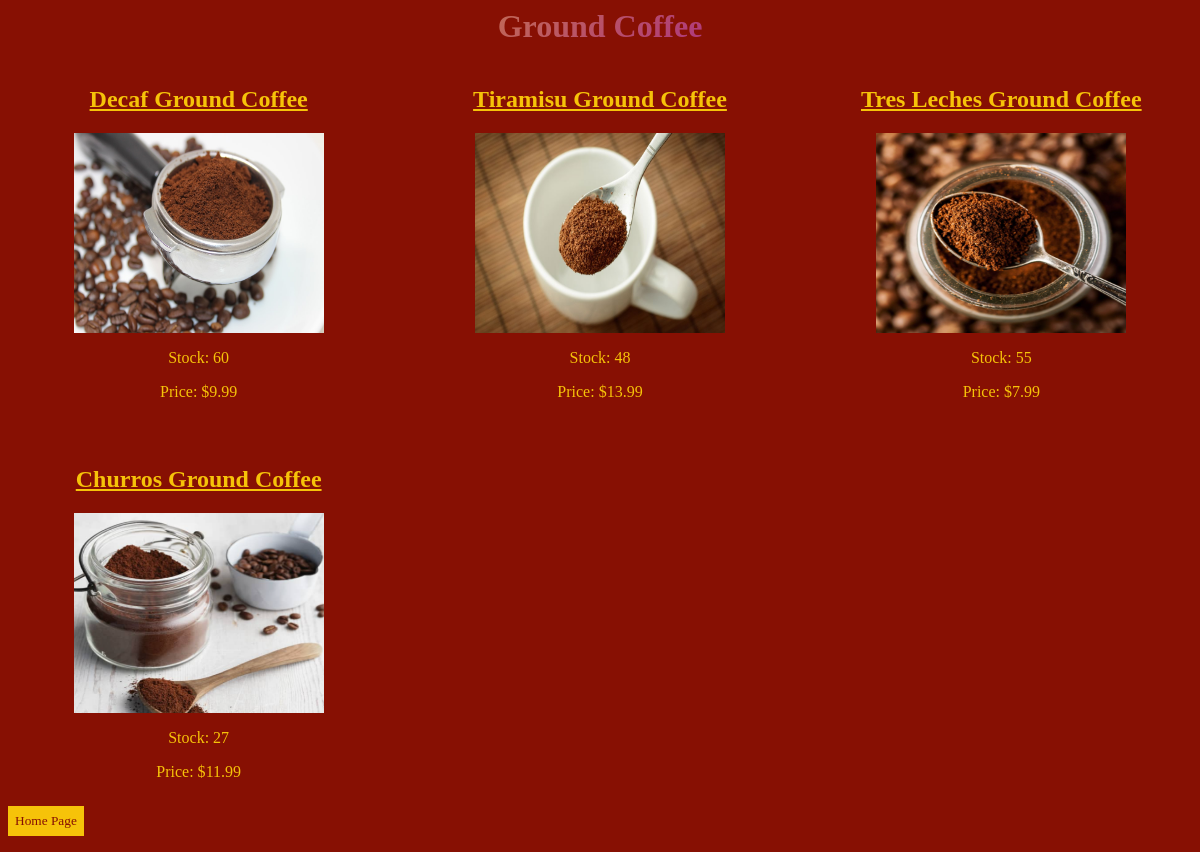
/groundcoffee, run on the app's committed database.
### tables this page shows
CREATE TABLE product (
  id        integer not null PRIMARY KEY,
  name       varchar(50) not null,
  price       integer not null,
  stock       integer not null,
  category_id    integer not null,
  pic   varchar not null,
  description varchar not null,
  FOREIGN KEY (category_id) REFERENCES category(id)
);

### main.py (the view)
@app.route('/groundcoffee', methods=['GET', 'POST'])
def groundcoffee():
  if request.method == "GET":
    connection = sqlite3.connect("myDatabase.db")
    connection.row_factory = sqlite3.Row
    cur = connection.cursor()
    cur.execute("select * from product where category_id is 11")
    connection.commit()
    grndcafe = cur.fetchall()
    connection.commit()
    return render_template("groundcoffee.html", grndcafe = grndcafe)
  if request.method == 'POST':
    return redirect('/')

### templates/groundcoffee.html (shortened to what this page needs)
<html>
  <head>
    <link href="/static/style.css" rel="stylesheet" type="text/css" />
  </head>
  <body>
    <center>
    <h1 class = "sameen"> Ground Coffee </h1>
    </center>
       <div id="grid">
     {% for gc in grndcafe: %}
    <div class="product">
        <a href="/prod/{{gc['id']}}" class="link"> <h2>{{ gc['name'] }}</h2> </a>
         <img src= "{{ gc['pic'] }}" alt="Italian" width="250"
     height="200">
      {% if gc['stock'] == 0 %}
        <p>Out of Stock!</p>
        <p>Price: ${{ gc['price'] }}</p>
      {% else %}
        <p>Stock: {{ gc['stock'] }}</p>
        <p>Price: ${{ gc['price'] }}</p>
      {% endif %}
    </div>
  {% endfor %}
</div>
      <form action = "/groundcoffee"  method = "POST" >
    <button type="submit">Home Page</button>
    </form>
  </body>
</html>

### static/style.css (style rules this page uses)
.sameen { background-image: linear-gradient( -225deg, #e7ca08 0%, #a41e92 29%, #f6c309 67%, #c1bb15 100% ); background-clip: border-box; background-size: 250% auto; color: #c9bbbb; background-clip: text; -webkit-background-clip: text; -webkit-text-fill-color: transparent; animation: textanimation 1.5s linear infinite; animation-direction: alternate-reverse; }
h1 { animation-name: bckground; animation-duration: 9s; animation-iteration-count: infinite; font-family: Lucida Handwriting, Cursive; }
body { background-color: #871003; color: #f6c309; font-family:Lucida Handwriting, Cursive; }
p { color: #f6c309; font-family: Papyrus, Copperplate, Fantasy; }
button { background-color: #f6c309; color: #871003; padding: 5px 5px; font-family:Lucida Handwriting, Cursive; }
button[type="submit"] { cursor: pointer; border: 2px solid #f6c309; }
#grid { display: grid; grid-template-columns: repeat(3, 1fr); grid-template-rows: repeat(auto, 1fr); grid-gap: 20px; }
.product { border: 1px #f6c309; padding: 20px; text-align: center; }
.product h2 { margin-top: 0; }
.product p { margin-bottom: 5px; }
.link { color: #f6c309; }

### data on the page
product: name "Decaf Ground Coffee", pic (picture), stock "60", price "9.99"
product: name "Tiramisu Ground Coffee", pic (picture), stock "48", price "13.99"
product: name "Tres Leches Ground Coffee", pic (picture), stock "55", price "7.99"
product: name "Churros Ground Coffee", pic (picture), stock "27", price "11.99"
